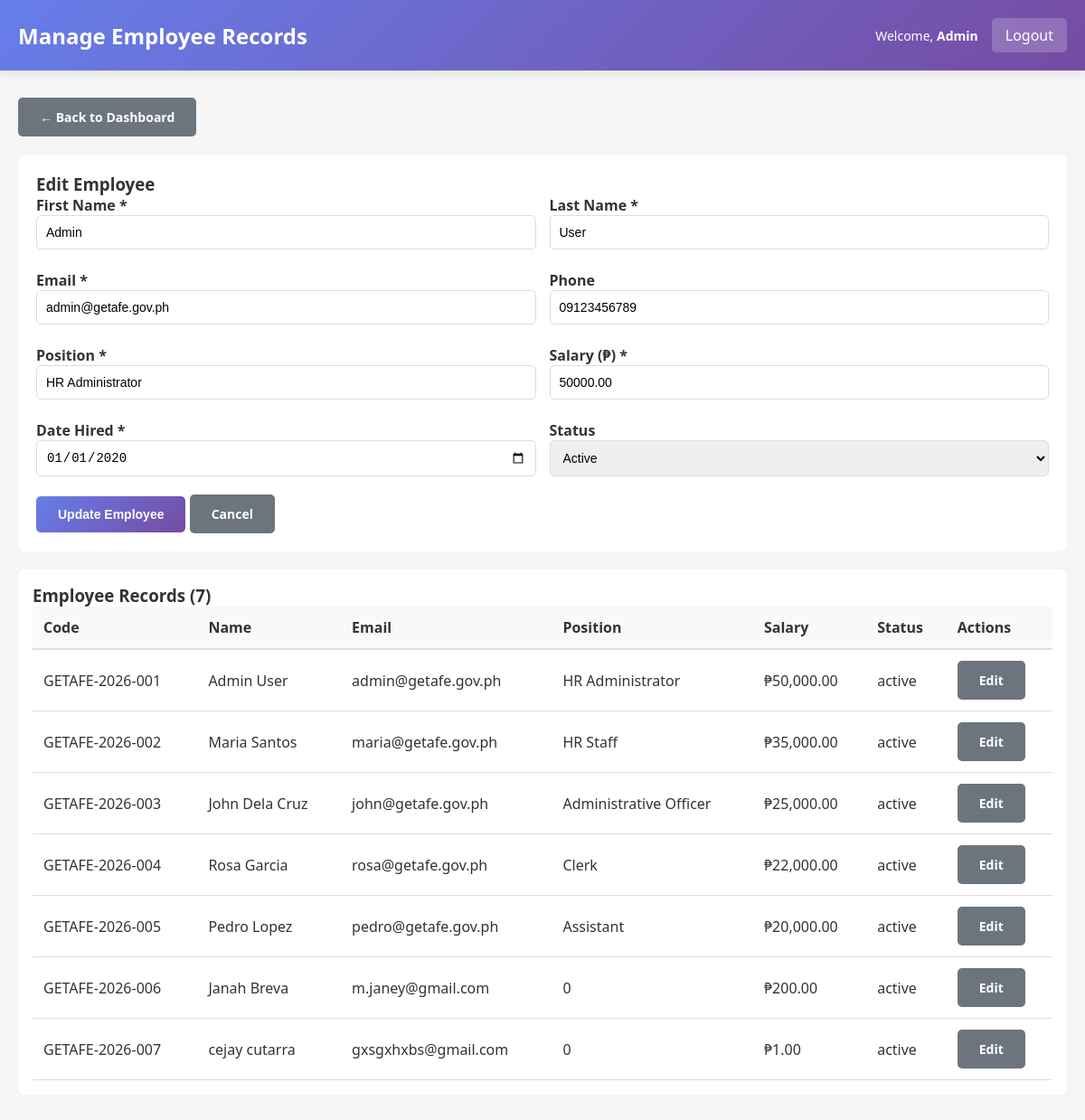
Screenshot of /admin/manage_employees.php?edit=1 (signed in) with the database file from the repository.
### tables this page shows
CREATE TABLE `employees` (
  `employee_id` int(11) NOT NULL AUTO_INCREMENT,
  `employee_code` varchar(20) NOT NULL,
  `first_name` varchar(50) NOT NULL,
  `last_name` varchar(50) NOT NULL,
  `email` varchar(100) NOT NULL,
  `phone` varchar(20) DEFAULT NULL,
  `position` varchar(100) DEFAULT NULL,
  `salary` decimal(10,2) DEFAULT NULL,
  `date_hired` date DEFAULT NULL,
  `status` enum('active','inactive') DEFAULT 'active',
  `created_at` timestamp NOT NULL DEFAULT current_timestamp(),
  `updated_at` timestamp NOT NULL DEFAULT current_timestamp() ON UPDATE current_timestamp(),
  `department` varchar(100) DEFAULT NULL,
  `qr_code` varchar(255) DEFAULT NULL,
  `qr_generated_date` datetime DEFAULT NULL,
  PRIMARY KEY (`employee_id`),
  UNIQUE KEY `employee_code` (`employee_code`),
  UNIQUE KEY `email` (`email`)
);

### includes/functions.php (called while the page is built, shortened)
<?php
function get_employee_info($conn, $employee_id) {
    $stmt = $conn->prepare("SELECT * FROM employees WHERE employee_id = ? LIMIT 1");
    $stmt->bind_param("i", $employee_id);
    $stmt->execute();
    $res = $stmt->get_result();
    $row = $res->fetch_assoc();
    return $row ?: null;
}
?>

### admin/manage_employees.php (the view, shortened to what this page needs)
<?php
require_once '../config/database.php';
require_once '../includes/functions.php';
$admin = get_employee_info($conn, $_SESSION['employee_id']);
$edit_employee = null;
$employees_result = $conn->query("SELECT * FROM employees ORDER BY employee_code");
$employees = $employees_result ? $employees_result->fetch_all(MYSQLI_ASSOC) : [];
if (isset($_GET['edit'])) {
    $employee_id = intval($_GET['edit']);
    $stmt = $conn->prepare("SELECT * FROM employees WHERE employee_id = ? LIMIT 1");
    $stmt->bind_param('i', $employee_id);
    $stmt->execute();
    $res = $stmt->get_result();
    $edit_employee = $res ? $res->fetch_assoc() : null;
}
?>
<!DOCTYPE html>
<html lang="en">
<head>
    <link rel="stylesheet" href="../assets/css/style.css">
</head>
<body>
    <div class="navbar">
        <h2>Manage Employee Records</h2>
        <div class="navbar-user">
            <span>Welcome, <strong><?php echo htmlspecialchars($admin['first_name']); ?></strong></span>
            <a href="../logout.php">Logout</a>
        </div>
    </div>
    <div class="container">
        <a href="dashboard.php" class="btn btn-secondary" style="margin-bottom: 20px;">← Back to Dashboard</a>
        <div class="card-form">
            <h3><?php echo $edit_employee ? 'Edit Employee' : 'Add New Employee'; ?></h3>
            <form method="POST">
                <div class="form-row">
                    <label>
                        First Name *
                        <input type="text" name="first_name" required value="<?php echo htmlspecialchars($edit_employee['first_name'] ?? ''); ?>">
                    </label>
                    <label>
                        Last Name *
                        <input type="text" name="last_name" required value="<?php echo htmlspecialchars($edit_employee['last_name'] ?? ''); ?>">
                    </label>
                    <label>
                        Email *
                        <input type="email" name="email" required value="<?php echo htmlspecialchars($edit_employee['email'] ?? ''); ?>">
                    </label>
                    <label>
                        Phone
                        <input type="text" name="phone" value="<?php echo htmlspecialchars($edit_employee['phone'] ?? ''); ?>">
                    </label>
                    <label>
                        Position *
                        <input type="text" name="position" required value="<?php echo htmlspecialchars($edit_employee['position'] ?? ''); ?>">
                    </label>
                    <label>
                        Salary (₱) *
                        <input type="number" step="0.01" min="0" name="salary" required value="<?php echo htmlspecialchars($edit_employee['salary'] ?? '0'); ?>">
                    </label>
                    <label>
                        Date Hired *
                        <input type="date" name="date_hired" required value="<?php echo htmlspecialchars($edit_employee['date_hired'] ?? date('Y-m-d')); ?>">
                    </label>
                    <label>
                        Status
                        <select name="status">
                          <option value="active" <?php echo (($edit_employee['status'] ?? 'active') === 'active') ? 'selected' : ''; ?>>Active</option>
                        </select>
                    </label>
                </div>
                <div style="margin-top:12px;">
                    <button class="btn btn-primary" type="submit"><?php echo $edit_employee ? 'Update Employee' : 'Add Employee'; ?></button>
                    <?php if ($edit_employee): ?><a class="btn btn-secondary" href="manage_employees.php">Cancel</a><?php endif; ?>
                </div>
            </form>
        </div>
        <div style="background:white;padding:16px;border-radius:8px">
            <h3>Employee Records (<?php echo count($employees); ?>)</h3>
            <table>
                <thead>
                    <tr>
                        <th>Code</th>
                        <th>Name</th>
                        <th>Email</th>
                        <th>Position</th>
                        <th>Salary</th>
                        <th>Status</th>
                        <th>Actions</th>
                    </tr>
                </thead>
                <tbody>
                    <?php if (empty($employees)): ?>
                        <tr><td colspan="7" style="padding:12px;color:#666">No employees found.</td></tr>
                    <?php else: foreach ($employees as $emp): ?>
                        <tr>
                            <td><?php echo htmlspecialchars($emp['employee_code']); ?></td>
                            <td><?php echo htmlspecialchars($emp['first_name'].' '.$emp['last_name']); ?></td>
                            <td><?php echo htmlspecialchars($emp['email']); ?></td>
                            <td><?php echo htmlspecialchars($emp['position']); ?></td>
                            <td>₱<?php echo number_format($emp['salary'],2); ?></td>
                            <td><?php echo htmlspecialchars($emp['status']); ?></td>
                            <td>
                                <a href="manage_employees.php?edit=<?php echo (int)$emp['employee_id']; ?>" class="btn btn-secondary">Edit</a>
                            </td>
                        </tr>
                    <?php endforeach; endif; ?>
                </tbody>
            </table>
        </div>
    </div>
</body>
</html>

### assets/css/style.css (style rules this page uses)
* { margin: 0; padding: 0; box-sizing: border-box; }
body { font-family: 'Segoe UI', Tahoma, Geneva, Verdana, sans-serif; background-color: #f5f5f5; color: #333; }
.navbar { background: linear-gradient(135deg, #667eea 0%, #764ba2 100%); color: white; padding: 20px; display: flex; justify-content: space-between; align-items: center; box-shadow: 0 2px 10px rgba(0, 0, 0, 0.1); }
.navbar h2 { font-size: 24px; font-weight: 600; }
.navbar-user { display: flex; gap: 15px; align-items: center; }
.navbar-user span { font-size: 14px; }
.navbar-user a { background: rgba(255, 255, 255, 0.2); color: white; padding: 8px 15px; text-decoration: none; border-radius: 5px; transition: background 0.3s; }
.container { max-width: 1200px; margin: 30px auto; padding: 0 20px; }
.btn { display: inline-block; padding: 12px 24px; border: none; border-radius: 5px; cursor: pointer; font-size: 14px; font-weight: 600; text-decoration: none; transition: all 0.3s; }
.btn-primary { background: linear-gradient(135deg, #667eea 0%, #764ba2 100%); color: white; }
.btn-secondary { background: #6c757d; color: white; }
table { width: 100%; border-collapse: collapse; }
table thead { background-color: #f8f9fa; border-bottom: 2px solid #ddd; }
table th { padding: 12px; text-align: left; font-weight: 600; color: #333; }
table td { padding: 12px; border-bottom: 1px solid #ddd; }
label { display: block; margin-bottom: 8px; font-weight: 600; color: #333; }
input[type="text"], input[type="email"], input[type="password"], input[type="number"], input[type="date"], select, textarea { width: 100%; padding: 10px; border: 1px solid #ddd; border-radius: 5px; font-size: 14px; transition: border-color 0.3s; }

### admin/manage_employees.php (style rules this page uses)
.card-form { background: white; padding: 20px; border-radius: 8px; margin-bottom: 20px; }
.form-row { display: grid; grid-template-columns: 1fr 1fr; gap: 15px; }

### rows the page displays
employees: first_name "Admin", last_name "User", email "admin@getafe.gov.ph", phone "09123456789", position "HR Administrator", salary "50000.00", date_hired "01/01/2020", status "Active", employee_code "GETAFE-2026-001", first_name+last_name "Admin User", salary "50,000.00", status "active"
employees: employee_code "GETAFE-2026-002", first_name+last_name "Maria Santos", email "maria@getafe.gov.ph", position "HR Staff", salary "35,000.00", status "active"
employees: employee_code "GETAFE-2026-003", first_name+last_name "John Dela Cruz", email "john@getafe.gov.ph", position "Administrative Officer", salary "25,000.00", status "active"
employees: employee_code "GETAFE-2026-004", first_name+last_name "Rosa Garcia", email "rosa@getafe.gov.ph", position "Clerk", salary "22,000.00", status "active"
employees: employee_code "GETAFE-2026-005", first_name+last_name "Pedro Lopez", email "pedro@getafe.gov.ph", position "Assistant", salary "20,000.00", status "active"
employees: employee_code "GETAFE-2026-006", first_name+last_name "Janah Breva", email "m.janey@gmail.com", position "0", salary "200.00", status "active"
employees: employee_code "GETAFE-2026-007", first_name+last_name "cejay cutarra", email "gxsgxhxbs@gmail.com", position "0", salary "1.00", status "active"

### other values shown
count($employees) "7"
